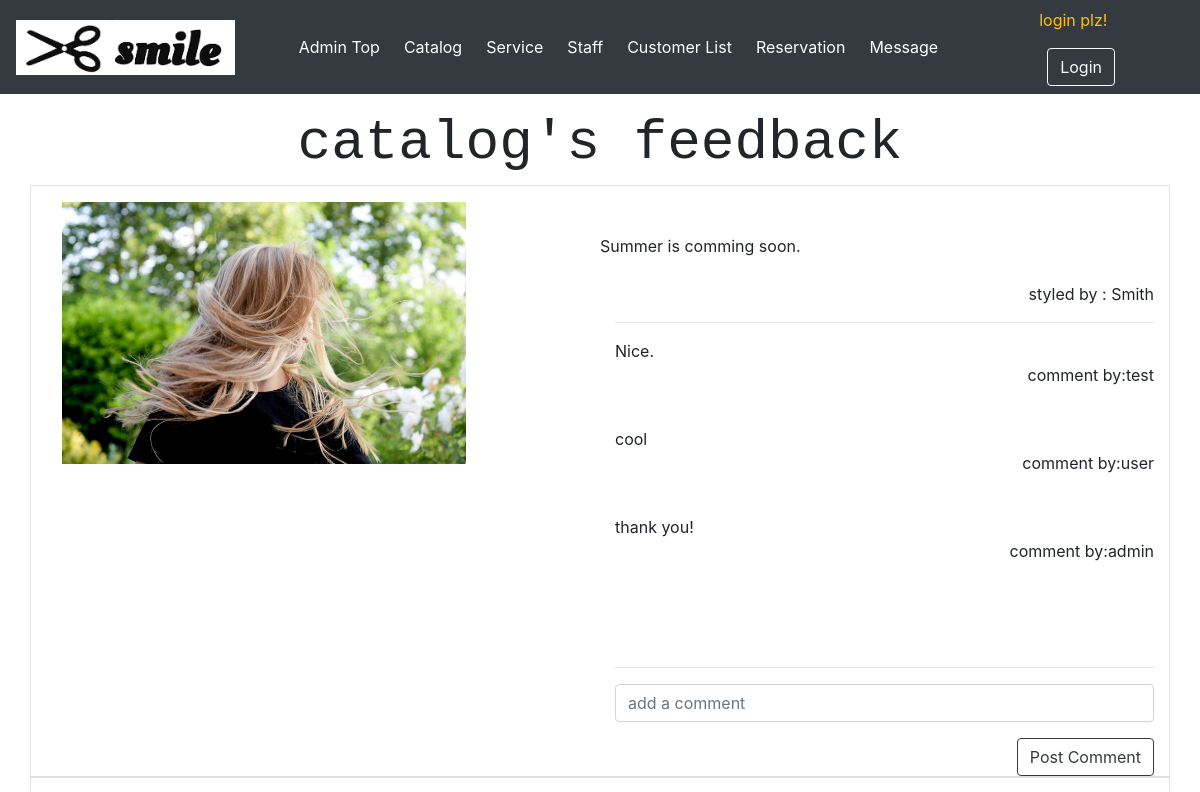
Page /catalog_fb.php (upper part) on the earlier database version.
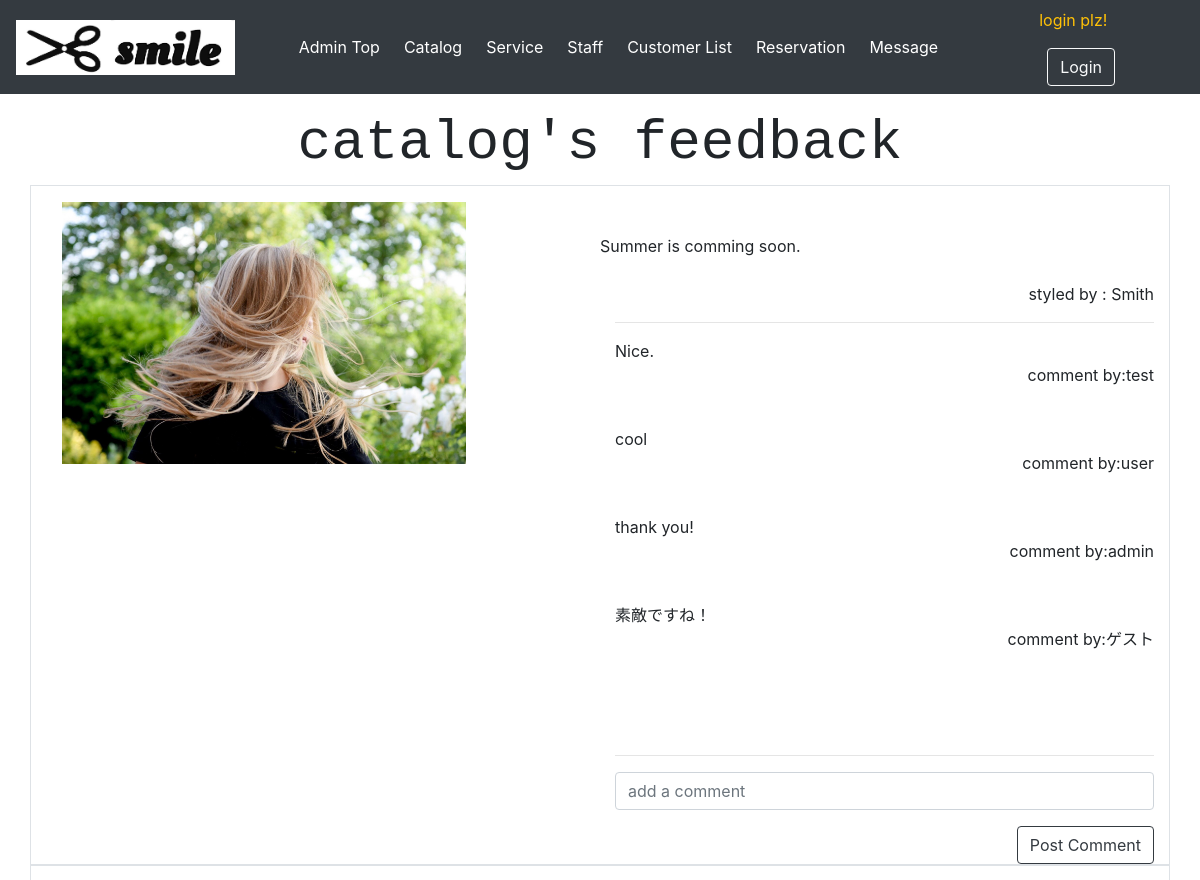
Same page on the later database version.
### tables this page shows
CREATE TABLE `catalog` (
  `catalog_id` int(11) NOT NULL,
  `catalog_photo` varchar(100) NOT NULL,
  `catalog_comment` varchar(1000) NOT NULL,
  `photo_stylist` varchar(100) NOT NULL
);

CREATE TABLE `catalog_comment` (
  `comment_id` int(11) NOT NULL,
  `comment` varchar(100) NOT NULL,
  `user` varchar(100) NOT NULL,
  `catalog_id` int(11) NOT NULL,
  `user_id` int(100) NOT NULL
);

### classes/connection.php (called while the page is built, shortened)
<?php
class Connection{
    private $servername="localhost";
    private $username ="root";
    private $password ="root";
    private $db_name ="hairsalon";
    function __construct(){
        $this->conn = new mysqli($this->servername,$this->username,$this->password,$this->db_name);
        if($this->conn->connect_error){
            die('error connection to database'.$this->conn->connect_error);
        }else{
            return $this->conn;
        }
    }
}
?>

### hairsalonAction.php (called while the page is built, shortened)
<?php
include 'classes/Hairsalon.php';
$Hairsalon= new Hairsalon;
?>

### classes/Hairsalon.php (called while the page is built, shortened)
<?php
include 'connection.php';
class Hairsalon extends Connection{
function displayCatalogComment($catalogID){
    $sql="SELECT * FROM catalog_comment WHERE catalog_id ='$catalogID'";
    $result =$this->conn->query($sql);
    if($result->num_rows>0){
        while($rows =$result->fetch_assoc()){
            $row[]=$rows;
        }return $row;
    }else{
        return FALSE;
    }
}
function displayCatalog(){
    $sql="SELECT * FROM catalog ORDER BY catalog_id DESC";
    $result =$this->conn->query($sql);
    if($result->num_rows>0){
        while($rows =$result->fetch_assoc()){
            $row[]=$rows;
        }
        return $row;
    }else{
        return FALSE;
    }
}
}
?>

### catalog_fb.php (the view, shortened to what this page needs)
<?php
include 'adminMenu.php';
$hairCatalogList = $Hairsalon->displayCatalog();
?>
<!doctype html>
<html lang="en">
  <head>
    <link rel="stylesheet" href="https://stackpath.bootstrapcdn.com/bootstrap/4.3.1/css/bootstrap.min.css">
</head>
  <body>
      <div class="container mt-3">
        <h3 class="display-4 text-monospace text-center"> catalog's feedback</h3>
            <?php
             foreach($hairCatalogList as $row){
                echo "<div class='row border'>";
                    echo "<div class='col-lg-6'>";
                        $uploaded_photo = $row['catalog_photo'];
                        echo "<img src='upload/admin/catalog/$uploaded_photo' alt='' class='w-75 m-3'　id='' >";
                    echo "</div>";
                    echo "<div class='col-lg-6'>";
                            echo"<div class='row mt-5'>";
                                echo $row['catalog_comment'];
                            echo "</div>";
                            echo "<br>";
                            echo "<p class='text-right'> styled by : ".$row['photo_stylist']."</p>";
                            echo "<hr>";
                            $catalogID= $row['catalog_id'];
                            $comments=$Hairsalon->displayCatalogComment($catalogID);
                            foreach($comments as $row2){
                                echo $row2['comment'];
                                echo "<br>";
                                echo "<p class='text-right'>comment by:".$row2['user']."</p>";
                                echo "<br>";
                            }
                            echo "<br>";
                            echo "<br>";
                            echo "<hr>";
                            echo "<form action='hairsalonAction.php' method='post'>";
                            ?>
                                <input type="text" name="content" class = 'form-control' placeholder='add a comment' id="">
                                <button type="submit" name='send' class="btn btn-outline-dark float-right mt-3">Post Comment</button>
                           <?php
                            echo "</form>";
                    echo "</div>";
                echo "</div>";
                }
            ?>
        </div>
  </body>
</html>

Differences in the rows shown:
added catalog_comment: comment "素敵ですね！", user "ゲスト"
